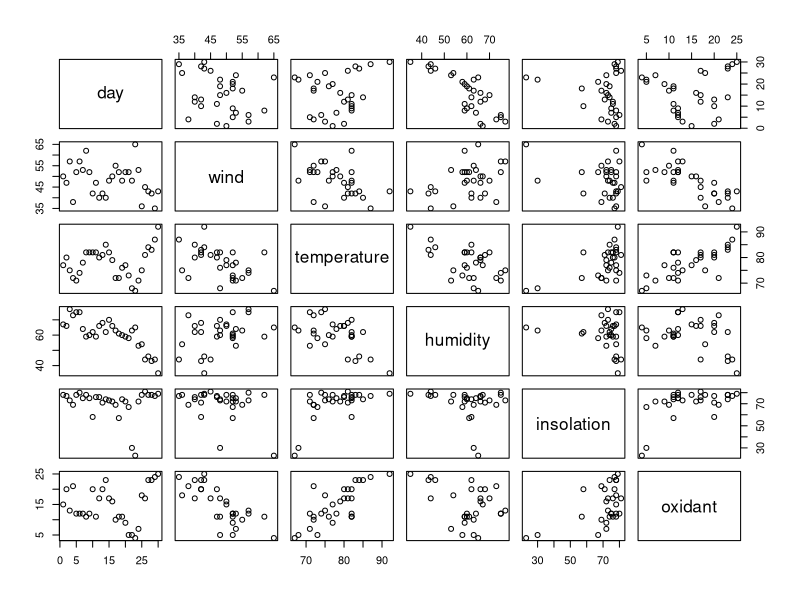
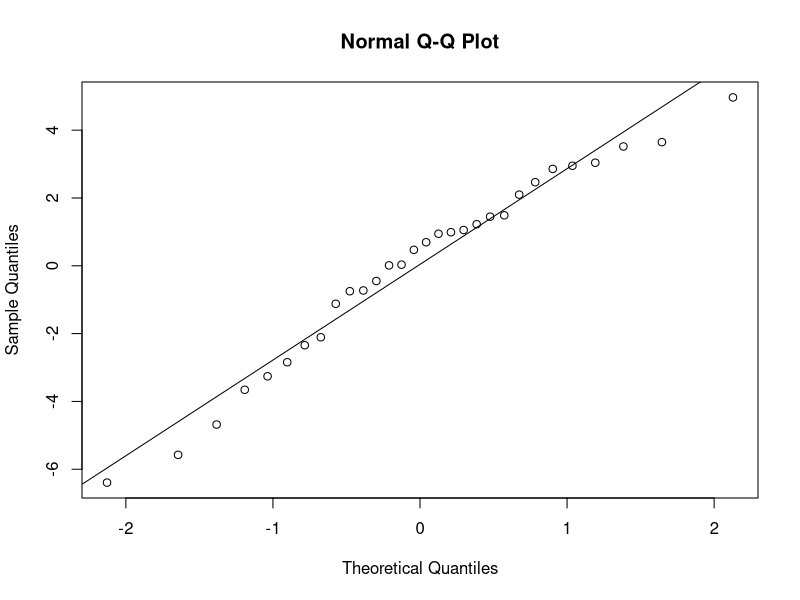

These charts were generated, in order, by the following R code:
###EXERCISE 6

pollution = read.table("airpollution.txt",header=TRUE)

##T1
pairs(pollution)

#There seem to be correlation between wind and humidity, Temperature and oxidant.
#There seem to be negative correlation between wind and temperature, temperature and humidity, wind and oxidant.

round(cor(pollution[,2:6]),2)

##T2

#First we perform the test on each of the explanatory variables to get the best.
poplm = lm(oxidant~wind,data=pollution)
summary(poplm)
#R2 = 0.59

poplm = lm(oxidant~temperature,data=pollution)
summary(poplm)
#R2 = 0.58

poplm = lm(oxidant~humidity,data=pollution)
summary(poplm)
#R2 = 0.12

poplm = lm(oxidant~insolation,data=pollution)
summary(poplm)
#R2 = 0.26

#The variable that gives higher R2 is wind 
#We add another variable

poplm = lm(oxidant~wind+temperature,data=pollution)
summary(poplm)
#R2 = 0.78

poplm = lm(oxidant~wind+humidity,data=pollution)
summary(poplm)
#R2 = 0.59

poplm = lm(oxidant~wind+insolation,data=pollution)
summary(poplm)
#R2 = 0.66

#The one with higer value is wind + temperature with R2 of 0.78
poplm = lm(oxidant~wind+temperature+humidity,data=pollution)
summary(poplm)
#R2 = 0.79

poplm = lm(oxidant~wind+temperature+insolation,data=pollution)
summary(poplm)
#R2 = 0.78

#None of these are relevant for hte linear regression.
#The final linear regression model could be: Yn = -5.0 -0.43*wind + 0.52*temperature


##T3
poplm = lm(oxidant~wind+temperature+humidity+insolation,data=pollution)
summary(poplm)
#The one with highest p-value is insolation
#We delete insolation from the model

poplm = lm(oxidant~wind+temperature+humidity,data=pollution)
summary(poplm)
#The one with highest p-value is humidity.
#We delete it from the model

poplm = lm(oxidant~wind+temperature,data=pollution)
summary(poplm)

#The final model could be Yn = -5.0 -0.43*wind + 0.52*temperature

##T4
#Estimates: wind = 0.43, temperature = 0.52, humidity = 0, insolation = 0;


##T5
poplm = lm(oxidant~wind+temperature,data=pollution)
qqnorm(residuals(poplm))
qqline(residuals(poplm))

#According to the qqplot the residuals seem normal.